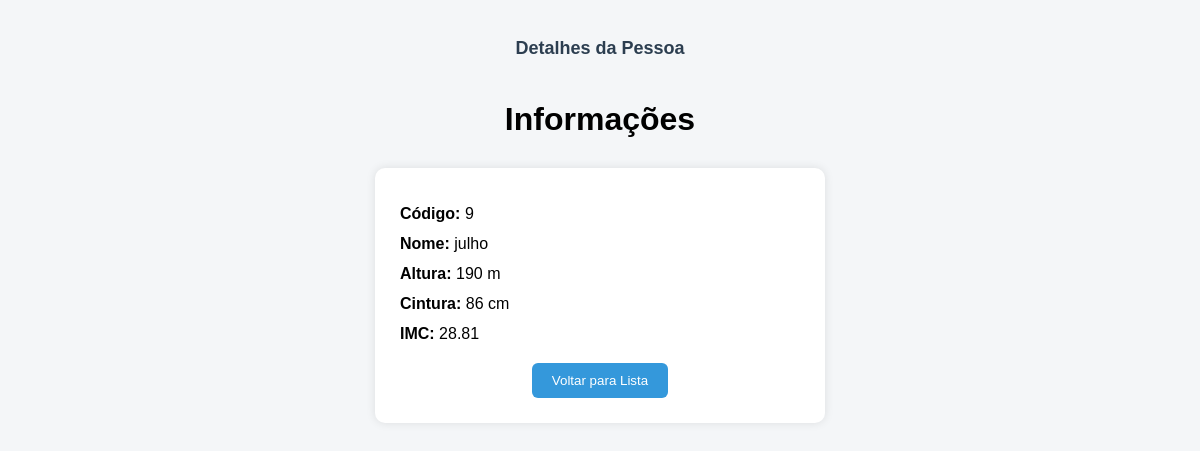
/detalhe.php?codigo=9, run on the app's committed database.
### tables this page shows
CREATE TABLE `dados` (
  `codDados` int(11) NOT NULL,
  `nome` varchar(100) NOT NULL,
  `altura` float NOT NULL,
  `cintura` float NOT NULL,
  `imc` float DEFAULT NULL
);

### detalhe.php (the view, shortened to what this page needs)
<?php
require_once("../conexao/conexao.php");
if (isset($_GET["codigo"])) {
    $codigo = $_GET["codigo"];
    $consulta = "SELECT * FROM dados WHERE codDados = ?";
    $stmt = mysqli_prepare($conecta, $consulta);
    mysqli_stmt_bind_param($stmt, "s", $codigo);
    mysqli_stmt_execute($stmt);
    $resultado = mysqli_stmt_get_result($stmt);
    if ($resultado && mysqli_num_rows($resultado) > 0) {
        $dados = mysqli_fetch_assoc($resultado);
    } else {
        die("Registro não encontrado.");
    }
} else {
    die("Código não informado.");
}
?>
<!doctype html>
<html lang="pt-br">
<head>
</head>
<body>
<header>
    <strong>Detalhes da Pessoa</strong><br><br>
</header>
<h1>Informações</h1>
<div class="detalhes">
    <p><strong>Código:</strong> <?= htmlspecialchars($dados["codDados"]) ?></p>
    <p><strong>Nome:</strong> <?= htmlspecialchars($dados["nome"]) ?></p>
    <p><strong>Altura:</strong> <?= htmlspecialchars($dados["altura"]) ?> m</p>
    <p><strong>Cintura:</strong> <?= htmlspecialchars($dados["cintura"]) ?> cm</p>
    <p><strong>IMC:</strong> <?= is_null($dados["imc"]) ? "Não calculado" : htmlspecialchars($dados["imc"]) ?></p>
    <div class="botao">
        <a href="consulta.php"><button>Voltar para Lista</button></a>
    </div>
</div>
</body>
</html>

### detalhe.php (style rules this page uses)
body { font-family: Arial, sans-serif; background-color: #f4f6f8; padding: 30px; }
header, footer { text-align: center; font-size: 18px; color: #2c3e50; }
h1 { text-align: center; margin-bottom: 30px; }
.detalhes { width: 400px; margin: 0 auto; background-color: #fff; padding: 25px; border-radius: 10px; box-shadow: 0 0 10px rgba(0,0,0,0.1); }
.detalhes p { margin: 12px 0; font-size: 16px; }
.botao { text-align: center; margin-top: 20px; }
button { padding: 10px 20px; background-color: #3498db; color: white; border: none; border-radius: 6px; cursor: pointer; }

### data on the page
dados: codDados "9", nome "julho", altura "190", cintura "86", imc "28.81"
